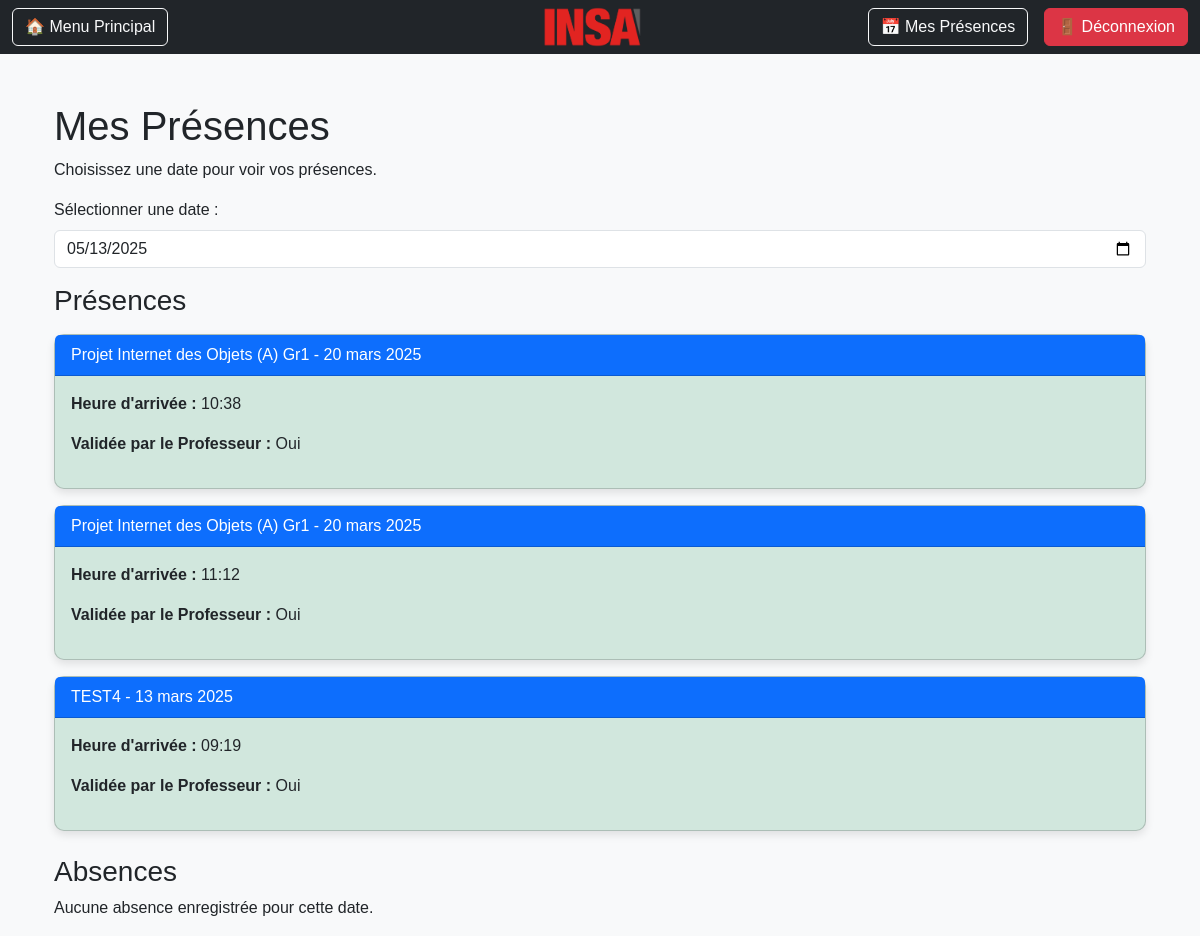
Before: /list/ (signed in) with the older database file.
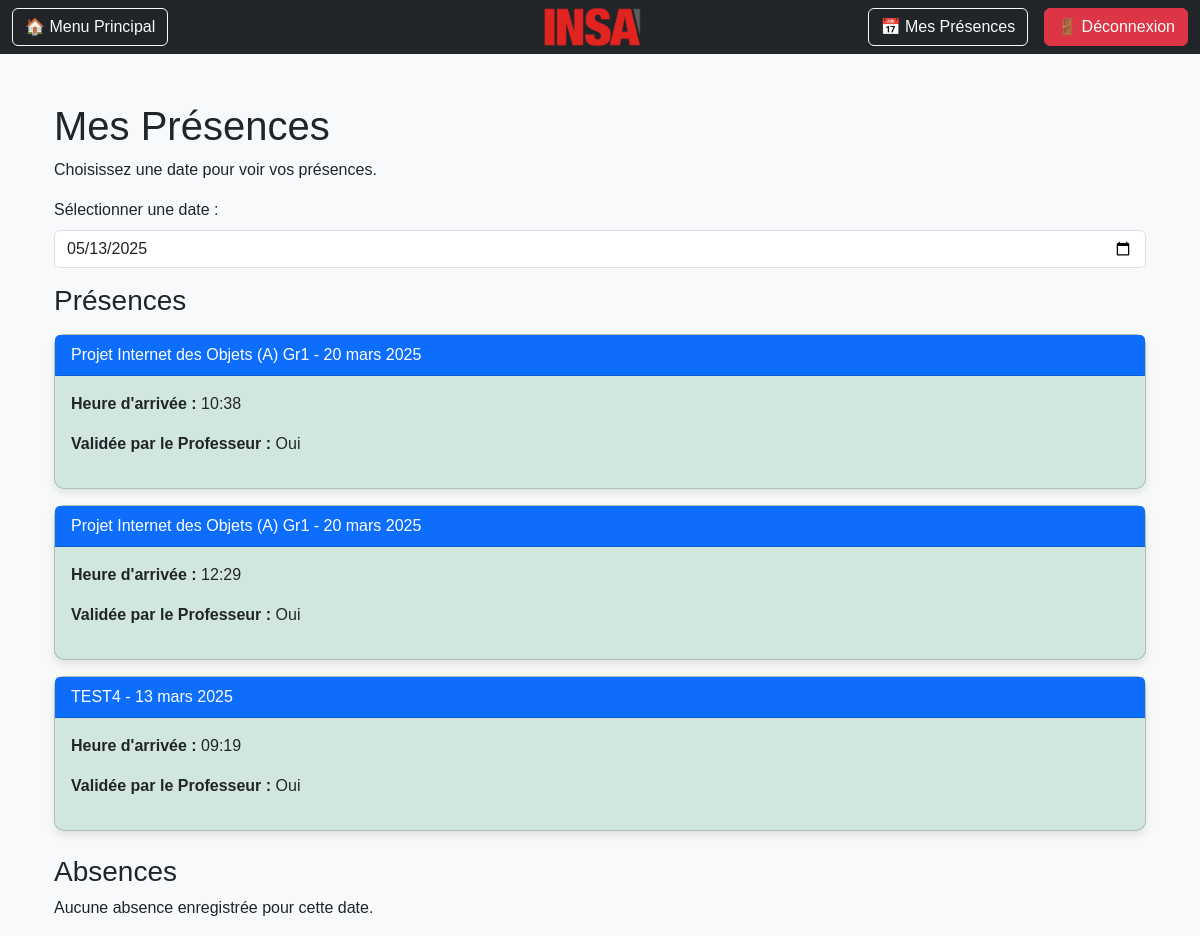
After: the same page with the newer database file.
### presence/models.py (models this page shows, shortened)
class Presence(models.Model):
    eleve = models.ForeignKey(settings.AUTH_USER_MODEL, on_delete=models.CASCADE, limit_choices_to={'role': 'eleve'})
    cours = models.ForeignKey(Cours, on_delete=models.CASCADE)
    date = models.DateField(auto_now_add=True)
    heure_arrivee = models.TimeField(auto_now_add=True)
    validee_par_prof = models.BooleanField(default=False)

### cours/models.py (models this page shows, shortened)
class Cours(models.Model):
    nom = models.CharField(max_length=100)
    professeur = models.ForeignKey(settings.AUTH_USER_MODEL, on_delete=models.CASCADE, limit_choices_to={'role': 'prof'})
    debut = models.DateTimeField()
    fin = models.DateTimeField()
    classes = models.ManyToManyField('users.Classe', related_name='cours')

### presence/views.py (the view)
# urls.py: path('list/', list_presences, name='list_presences'),
@login_required
def list_presences(request):
    today = timezone.now().date()
    presences = Presence.objects.filter(eleve=request.user).order_by('-date')
    return render(request, 'list.html', {'presences': presences, "today": today})

### presence/templates/list.html (shortened to what this page needs)
{% extends "base.html" %}
{% load crispy_forms_tags %}
{% load static %}
{% block content %}
<head>
    <link rel="stylesheet" href="https://cdn.jsdelivr.net/npm/bootstrap@5.3.0/dist/css/bootstrap.min.css">
    <link rel="stylesheet" href="{% static 'css/profile.css' %}">
</head>
<body>
    <div class="container mt-5">
        <header>
            <h1>Mes Présences</h1>
            <p>Choisissez une date pour voir vos présences.</p>
        </header>
        <div class="mb-3">
            <label for="datePicker" class="form-label">Sélectionner une date :</label>
            <input type="date" id="datePicker" class="form-control" value="{{ today|date:'Y-m-d' }}">
        </div>
        <div id="contentContainer">
            {% if user.role == "eleve" %}
                <div id="eleveContent">
                    {% include 'partials/presences_list.html' %}
                </div>
            {% elif user.role == "prof" %}
                <div id="profContent">
                    {% include 'partials/professeur_cours_list.html' %}
                </div>
                <div id="presence-container">
                </div>
            {% endif %}
        </div>
    </div>
</body>
{% endblock %}

### presence/templates/partials/presences_list.html
<div>
    <h3>Présences</h3>
    {% for presence in presences %}
        <div class="card mt-3
            {% if presence.validee_par_prof == True %}
                bg-success-subtle text-dark
            {% elif presence.validee_par_prof == False %}
                bg-warning-subtle text-dark
            {% endif %}
        ">
            <div class="card-header bg-primary text-white">
                {{ presence.cours.nom }} - {{ presence.date }}
            </div>
            <div class="card-body">
                <p><strong>Heure d'arrivée :</strong> {{ presence.heure_arrivee }}</p>
                <p><strong>Validée par le Professeur :</strong>
                    {% if presence.validee_par_prof %} Oui {% else %} Non {% endif %}
                </p>
            </div>
        </div>
    {% empty %}
        <p>Aucune présence enregistrée pour cette date.</p>
    {% endfor %}
    <h3 class="mt-4">Absences</h3>
    {% for cours in cours_absents %}
        <div class="card mt-3 bg-danger text-white">
            <div class="card-header bg-primary text-white">
                {{ cours.nom }} - {{ selected_date }}
            </div>
            <div class="card-body">
                <p><strong>Absence :</strong> Vous n'êtes pas inscrit(e) à ce cours pour cette date.</p>
            </div>
        </div>
    {% empty %}
        <p>Aucune absence enregistrée pour cette date.</p>
    {% endfor %}
</div>

Changed rows visible on the page:
removed Presence: cours.nom "Projet Internet des Objets (A) Gr1", date "20 mars 2025", heure_arrivee "11:12", validee_par_prof "Oui"
added Presence: cours.nom "Projet Internet des Objets (A) Gr1", date "20 mars 2025", heure_arrivee "12:29", validee_par_prof "Oui"
